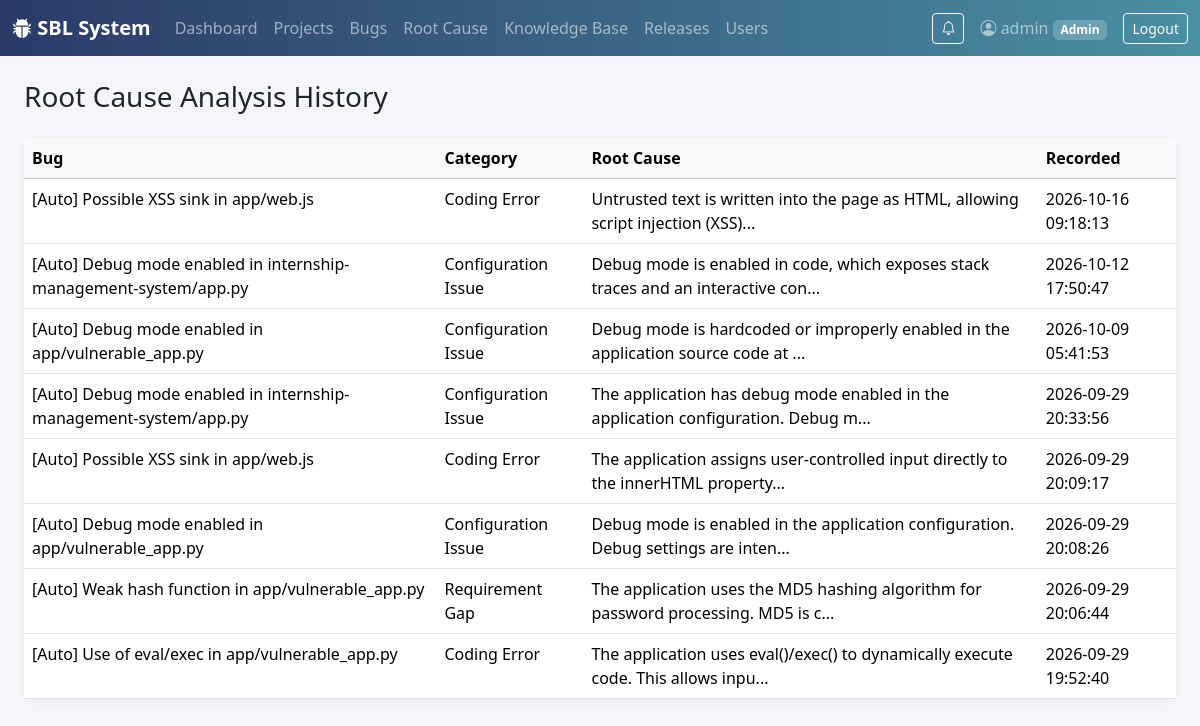
The app's page /rca/ (signed in) with its own data.
### tables this page shows
CREATE TABLE users (
    id INTEGER PRIMARY KEY AUTOINCREMENT,
    username TEXT UNIQUE NOT NULL,
    email TEXT UNIQUE NOT NULL,
    password_hash TEXT NOT NULL,
    role TEXT NOT NULL DEFAULT 'Tester',
    created_at TIMESTAMP DEFAULT CURRENT_TIMESTAMP
);

CREATE TABLE root_cause_analysis (
    id INTEGER PRIMARY KEY AUTOINCREMENT,
    bug_id INTEGER NOT NULL,
    category TEXT NOT NULL,
    root_cause TEXT NOT NULL,
    preventive_action TEXT,
    technical_recommendation TEXT,
    created_by INTEGER,
    created_at TIMESTAMP DEFAULT CURRENT_TIMESTAMP,
    FOREIGN KEY (bug_id) REFERENCES bugs(id) ON DELETE CASCADE,
    FOREIGN KEY (created_by) REFERENCES users(id)
);

CREATE TABLE bugs (
    id INTEGER PRIMARY KEY AUTOINCREMENT,
    project_id INTEGER NOT NULL,
    title TEXT NOT NULL,
    description TEXT,
    reproduction_steps TEXT,
    severity TEXT DEFAULT 'Medium',
    priority TEXT DEFAULT 'Medium',
    status TEXT DEFAULT 'New',
    reported_by INTEGER,
    assigned_to INTEGER,
    attachment_path TEXT,
    created_at TIMESTAMP DEFAULT CURRENT_TIMESTAMP,
    updated_at TIMESTAMP DEFAULT CURRENT_TIMESTAMP, assigned_tester INTEGER REFERENCES users(id), reopen_count INTEGER DEFAULT 0,
    FOREIGN KEY (project_id) REFERENCES projects(id) ON DELETE CASCADE,
    FOREIGN KEY (reported_by) REFERENCES users(id),
    FOREIGN KEY (assigned_to) REFERENCES users(id)
);

### app/rca.py (the view)
@bp.route("/")
@login_required
def list_all():
    db = get_db()
    scope_sql, scope_params = access.bug_scope(g.user, "b")
    rows = db.execute(
        f"""SELECT r.*, b.title AS bug_title, b.id AS bug_id
           FROM root_cause_analysis r JOIN bugs b ON b.id = r.bug_id
           WHERE {scope_sql}
           ORDER BY r.created_at DESC""", scope_params
    ).fetchall()
    return render_template("rca/list.html", rows=rows)

### app/access.py (called while the page is built, shortened)
def _role(user):
    return user["role"] if user is not None else None

def bug_scope(user, alias="b"):
    a = (alias + ".") if alias else ""
    role = _role(user)
    if role in ("Admin", "Tester"):
        return "1=1", ()

def guard_uploads():
    if not request.path.startswith("/static/uploads/"):
        return None

### app/auth.py (called while the page is built)
def login_required(view):
    @functools.wraps(view)
    def wrapped(**kwargs):
        if g.user is None:
            return redirect(url_for("auth.login"))
        return view(**kwargs)
    return wrapped

### app/db.py (called while the page is built)
def get_db():
    if "db" not in g:
        g.db = sqlite3.connect(DB_PATH, detect_types=sqlite3.PARSE_DECLTYPES)
        g.db.row_factory = sqlite3.Row
        g.db.execute("PRAGMA foreign_keys = ON")
    return g.db

### app/templates/rca/list.html (shortened to what this page needs)
{% extends "base.html" %}
{% block content %}
<h3 class="mb-4">Root Cause Analysis History</h3>
<div class="card sbl-card">
  <div class="table-responsive">
    <table class="table table-hover mb-0">
      <thead class="table-light"><tr><th>Bug</th><th>Category</th><th>Root Cause</th><th>Recorded</th></tr></thead>
      <tbody>
        {% for r in rows %}
        <tr onclick="window.location='{{ url_for('bugs.detail', bug_id=r['bug_id']) }}'" style="cursor:pointer">
          <td>{{ r['bug_title'] }}</td>
          <td>{{ r['category'] }}</td>
          <td>{{ r['root_cause'][:80] }}{% if r['root_cause']|length > 80 %}...{% endif %}</td>
          <td>{{ r['created_at'] }}</td>
        </tr>
        {% else %}
        <tr><td colspan="4" class="text-center text-muted py-3">No root cause analyses recorded yet.</td></tr>
        {% endfor %}
      </tbody>
    </table>
  </div>
</div>
{% endblock %}

### app/templates/base.html (shortened to what this page needs)
<!doctype html>
<html lang="en">
<head>
  <link href="https://cdnjs.cloudflare.com/ajax/libs/bootstrap/5.3.3/css/bootstrap.min.css" rel="stylesheet">
  <link href="https://cdnjs.cloudflare.com/ajax/libs/bootstrap-icons/1.11.3/font/bootstrap-icons.min.css" rel="stylesheet">
  <link href="{{ url_for('static', filename='css/style.css') }}" rel="stylesheet">
</head>
<body>
{% if current_user %}
<nav class="navbar navbar-expand-lg navbar-dark sbl-navbar">
  <div class="container-fluid">
    <a class="navbar-brand fw-semibold" href="{{ url_for('dashboard.home') }}"><i class="bi bi-bug-fill"></i> SBL System</a>
    <div class="collapse navbar-collapse" id="nav">
      <ul class="navbar-nav me-auto">
        <li class="nav-item"><a class="nav-link" href="{{ url_for('dashboard.home') }}">Dashboard</a></li>
        <li class="nav-item"><a class="nav-link" href="{{ url_for('projects.list_projects') }}">Projects</a></li>
        <li class="nav-item"><a class="nav-link" href="{{ url_for('bugs.list_bugs') }}">Bugs</a></li>
        <li class="nav-item"><a class="nav-link" href="{{ url_for('rca.list_all') }}">Root Cause</a></li>
        <li class="nav-item"><a class="nav-link" href="{{ url_for('kb.list_articles') }}">Knowledge Base</a></li>
        <li class="nav-item"><a class="nav-link" href="{{ url_for('releases.list_releases') }}">Releases</a></li>
        {% if current_user['role'] == 'Admin' %}
        <li class="nav-item"><a class="nav-link" href="{{ url_for('auth.manage_users') }}">Users</a></li>
        {% endif %}
      </ul>
      <a href="{{ url_for('notifications.list_notifications') }}"
         class="btn btn-outline-light btn-sm me-3 position-relative"
         title="Notifications">
        <i class="bi bi-bell"></i>
      </a>
      <span class="navbar-text me-3">
        <i class="bi bi-person-circle"></i> {{ current_user['username'] }}
        <span class="badge sbl-role-badge">{{ current_user['role'] }}</span>
      </span>
      <a href="{{ url_for('auth.logout') }}" class="btn btn-outline-light btn-sm">Logout</a>
    </div>
  </div>
</nav>
{% endif %}
<div class="container-fluid py-4 px-4">
  {% block content %}{% endblock %}
</div>
</body>
</html>

### app/static/css/style.css (style rules this page uses)
:root { --sbl-primary: #2b3a67; --sbl-accent: #4a90a4; }
body { background-color: #f4f6f9; }
.sbl-navbar { background: linear-gradient(90deg, var(--sbl-primary), var(--sbl-accent)); }
.sbl-role-badge { background-color: rgba(255,255,255,0.2); }
.sbl-card { border: none; border-radius: 10px; box-shadow: 0 2px 10px rgba(0,0,0,0.06); }

### records on screen
users: username "admin", role "Admin"
root_cause_analysis: bug_title "[Auto] Possible XSS sink in app/web.js", category "Coding Error", root_cause "Untrusted text is written into the page as HTML, allowing script injection (XSS)", created_at "2026-10-16 09:18:13"
root_cause_analysis: bug_title "[Auto] Debug mode enabled in internship-management-system/app.py", category "Configuration Issue", root_cause "Debug mode is enabled in code, which exposes stack traces and an interactive con", created_at "2026-10-12 17:50:47"
root_cause_analysis: bug_title "[Auto] Debug mode enabled in app/vulnerable_app.py", category "Configuration Issue", root_cause "Debug mode is hardcoded or improperly enabled in the application source code at", created_at "2026-10-09 05:41:53"
root_cause_analysis: bug_title "[Auto] Debug mode enabled in internship-management-system/app.py", category "Configuration Issue", root_cause "The application has debug mode enabled in the application configuration. Debug m", created_at "2026-09-29 20:33:56"
root_cause_analysis: bug_title "[Auto] Possible XSS sink in app/web.js", category "Coding Error", root_cause "The application assigns user-controlled input directly to the innerHTML property", created_at "2026-09-29 20:09:17"
root_cause_analysis: bug_title "[Auto] Debug mode enabled in app/vulnerable_app.py", category "Configuration Issue", root_cause "Debug mode is enabled in the application configuration. Debug settings are inten", created_at "2026-09-29 20:08:26"
root_cause_analysis: bug_title "[Auto] Weak hash function in app/vulnerable_app.py", category "Requirement Gap", root_cause "The application uses the MD5 hashing algorithm for password processing. MD5 is c", created_at "2026-09-29 20:06:44"
root_cause_analysis: bug_title "[Auto] Use of eval/exec in app/vulnerable_app.py", category "Coding Error", root_cause "The application uses eval()/exec() to dynamically execute code. This allows inpu", created_at "2026-09-29 19:52:40"
